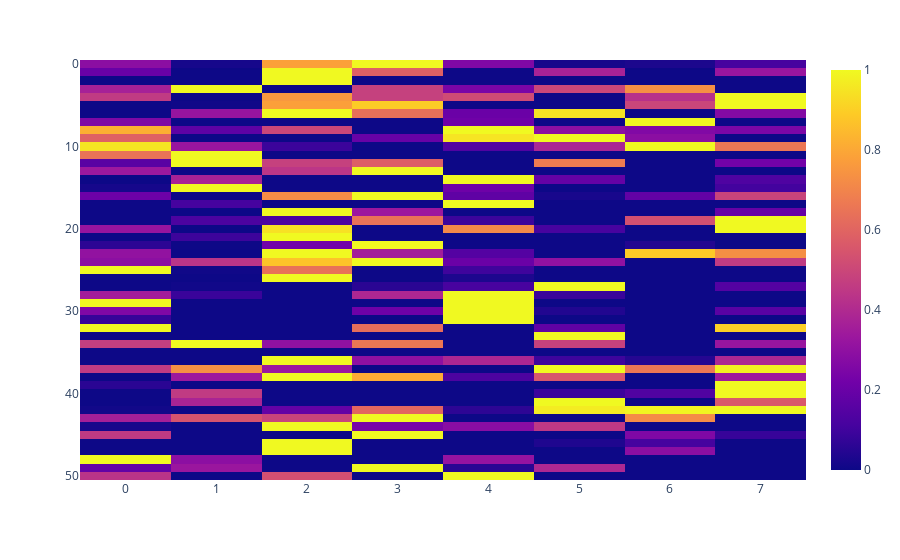

This figure's notebook cell:
### Code cell
# 0.2 threshold fraction
fig = px.imshow(mi_animation_arr[0], aspect='auto')
fig.show()

### Figure 1 — Plotly figure (JSON) as saved in the notebook; plotly's stock layout.template omitted (floating-point values rounded to 4 significant figures; data arrays with more than 128 entries replaced by an {"elided": "..."} marker saying what was removed)
{"data": [{"coloraxis": "coloraxis", "hovertemplate": "x: %{x}<br>y: %{y}<br>color: %{z}<extra></extra>", "name": "0", "type": "heatmap", "xaxis": "x", "yaxis": "y", "z": {"elided": "51x8 float values"}}], "layout": {"coloraxis": {"colorscale": [[0, "#0d0887"], [0.1111, "#46039f"], [0.2222, "#7201a8"], [0.3333, "#9c179e"], [0.4444, "#bd3786"], [0.5556, "#d8576b"], [0.6667, "#ed7953"], [0.7778, "#fb9f3a"], [0.8889, "#fdca26"], [1, "#f0f921"]]}, "margin": {"t": 60}, "xaxis": {"anchor": "y", "domain": [0, 1]}, "yaxis": {"anchor": "x", "autorange": "reversed", "domain": [0, 1]}}}
